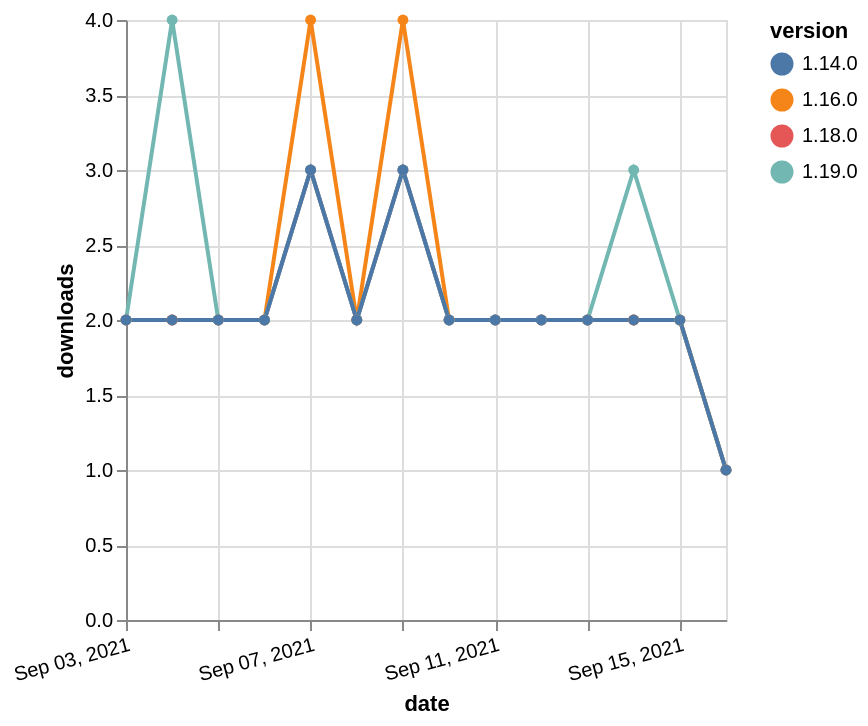

Here is the Vega-Lite specification saved for this chart:
### Vega-Lite specification from a JSON file in a GitHub repository (floating-point values rounded to 4 significant figures)
{"$schema": "https://vega.github.io/schema/vega-lite/v5.json", "description": "A simple bar chart with embedded data.", "data": {"values": [{"date": "2021-09-03", "total": 1440, "delta": 2, "version": "1.18.0"}, {"date": "2021-09-04", "total": 1442, "delta": 2, "version": "1.18.0"}, {"date": "2021-09-05", "total": 1444, "delta": 2, "version": "1.18.0"}, {"date": "2021-09-06", "total": 1446, "delta": 2, "version": "1.18.0"}, {"date": "2021-09-07", "total": 1449, "delta": 3, "version": "1.18.0"}, {"date": "2021-09-08", "total": 1451, "delta": 2, "version": "1.18.0"}, {"date": "2021-09-09", "total": 1454, "delta": 3, "version": "1.18.0"}, {"date": "2021-09-10", "total": 1456, "delta": 2, "version": "1.18.0"}, {"date": "2021-09-11", "total": 1458, "delta": 2, "version": "1.18.0"}, {"date": "2021-09-12", "total": 1460, "delta": 2, "version": "1.18.0"}, {"date": "2021-09-13", "total": 1462, "delta": 2, "version": "1.18.0"}, {"date": "2021-09-14", "total": 1464, "delta": 2, "version": "1.18.0"}, {"date": "2021-09-15", "total": 1466, "delta": 2, "version": "1.18.0"}, {"date": "2021-09-16", "total": 1467, "delta": 1, "version": "1.18.0"}, {"date": "2021-09-03", "total": 1974, "delta": 2, "version": "1.16.0"}, {"date": "2021-09-04", "total": 1976, "delta": 2, "version": "1.16.0"}, {"date": "2021-09-05", "total": 1978, "delta": 2, "version": "1.16.0"}, {"date": "2021-09-06", "total": 1980, "delta": 2, "version": "1.16.0"}, {"date": "2021-09-07", "total": 1984, "delta": 4, "version": "1.16.0"}, {"date": "2021-09-08", "total": 1986, "delta": 2, "version": "1.16.0"}, {"date": "2021-09-09", "total": 1990, "delta": 4, "version": "1.16.0"}, {"date": "2021-09-10", "total": 1992, "delta": 2, "version": "1.16.0"}, {"date": "2021-09-11", "total": 1994, "delta": 2, "version": "1.16.0"}, {"date": "2021-09-12", "total": 1996, "delta": 2, "version": "1.16.0"}, {"date": "2021-09-13", "total": 1998, "delta": 2, "version": "1.16.0"}, {"date": "2021-09-14", "total": 2000, "delta": 2, "version": "1.16.0"}, {"date": "2021-09-15", "total": 2002, "delta": 2, "version": "1.16.0"}, {"date": "2021-09-16", "total": 2003, "delta": 1, "version": "1.16.0"}, {"date": "2021-09-03", "total": 997, "delta": 2, "version": "1.19.0"}, {"date": "2021-09-04", "total": 1001, "delta": 4, "version": "1.19.0"}, {"date": "2021-09-05", "total": 1003, "delta": 2, "version": "1.19.0"}, {"date": "2021-09-06", "total": 1005, "delta": 2, "version": "1.19.0"}, {"date": "2021-09-07", "total": 1008, "delta": 3, "version": "1.19.0"}, {"date": "2021-09-08", "total": 1010, "delta": 2, "version": "1.19.0"}, {"date": "2021-09-09", "total": 1013, "delta": 3, "version": "1.19.0"}, {"date": "2021-09-10", "total": 1015, "delta": 2, "version": "1.19.0"}, {"date": "2021-09-11", "total": 1017, "delta": 2, "version": "1.19.0"}, {"date": "2021-09-12", "total": 1019, "delta": 2, "version": "1.19.0"}, {"date": "2021-09-13", "total": 1021, "delta": 2, "version": "1.19.0"}, {"date": "2021-09-14", "total": 1024, "delta": 3, "version": "1.19.0"}, {"date": "2021-09-15", "total": 1026, "delta": 2, "version": "1.19.0"}, {"date": "2021-09-16", "total": 1027, "delta": 1, "version": "1.19.0"}, {"date": "2021-09-03", "total": 2043, "delta": 2, "version": "1.14.0"}, {"date": "2021-09-04", "total": 2045, "delta": 2, "version": "1.14.0"}, {"date": "2021-09-05", "total": 2047, "delta": 2, "version": "1.14.0"}, {"date": "2021-09-06", "total": 2049, "delta": 2, "version": "1.14.0"}, {"date": "2021-09-07", "total": 2052, "delta": 3, "version": "1.14.0"}, {"date": "2021-09-08", "total": 2054, "delta": 2, "version": "1.14.0"}, {"date": "2021-09-09", "total": 2057, "delta": 3, "version": "1.14.0"}, {"date": "2021-09-10", "total": 2059, "delta": 2, "version": "1.14.0"}, {"date": "2021-09-11", "total": 2061, "delta": 2, "version": "1.14.0"}, {"date": "2021-09-12", "total": 2063, "delta": 2, "version": "1.14.0"}, {"date": "2021-09-13", "total": 2065, "delta": 2, "version": "1.14.0"}, {"date": "2021-09-14", "total": 2067, "delta": 2, "version": "1.14.0"}, {"date": "2021-09-15", "total": 2069, "delta": 2, "version": "1.14.0"}, {"date": "2021-09-16", "total": 2070, "delta": 1, "version": "1.14.0"}]}, "width": "container", "mark": {"type": "line", "point": {"filled": true}}, "encoding": {"x": {"field": "date", "type": "temporal", "timeUnit": "yearmonthdate", "title": "date", "axis": {"labelAngle": -15}}, "y": {"field": "delta", "type": "quantitative", "title": "downloads"}, "color": {"field": "version", "type": "nominal"}, "tooltip": {"field": "delta"}}}
